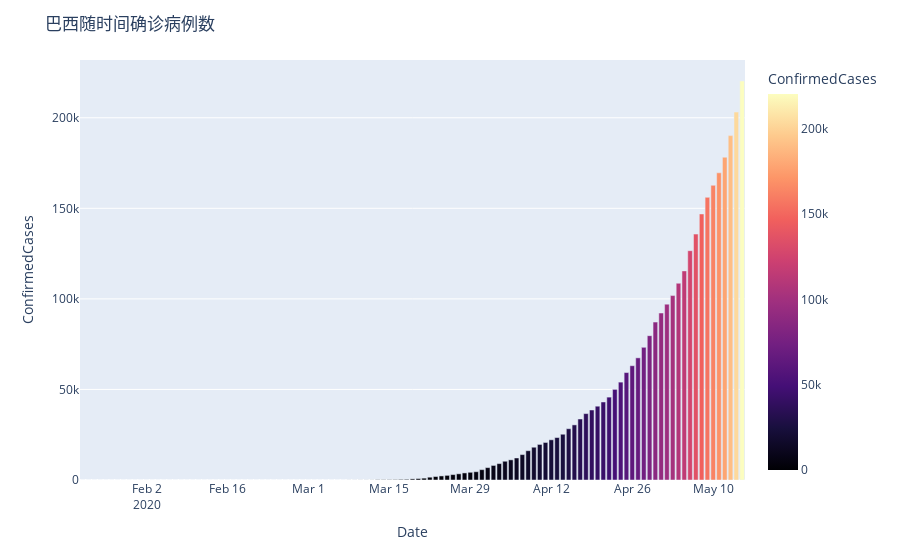

Notebook cell for this chart:
### Code cell
df_brz_records = df_train.loc[df_train["Country_Region"]=="Brazil", ["Province_State","Date", "ConfirmedCases", "Fatalities"]]
df_brz_records = df_brz_records.groupby("Date").sum()
df_brz_records = df_brz_records.reset_index()

fig = px.bar(df_brz_records,x='Date', y='ConfirmedCases', color="ConfirmedCases", color_continuous_scale=px.colors.sequential.Magma)
fig.update_layout(title_text='巴西随时间确诊病例数')
fig.show()
